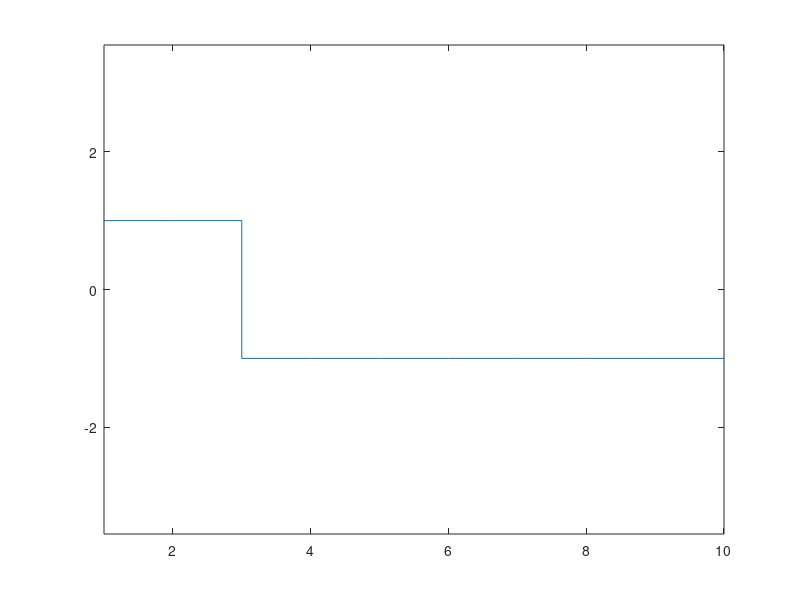

This figure's MATLAB source:
N=10; M=2; sps = 8; 
bits=randi([0,1],1,N);
%disp (bits)
%modSymbols = qammod(bits,M);
%disp (gammod)
for v=1:1:N
    bits (1,v)=bits (1,v)*2-1;
end
%disp (bits)

Forma = ones (1,sps);

%disp (Forma)
stairs(bits), axis equal

Delta = [bits sps*N];
disp(Delta)

% apskmod; pammod